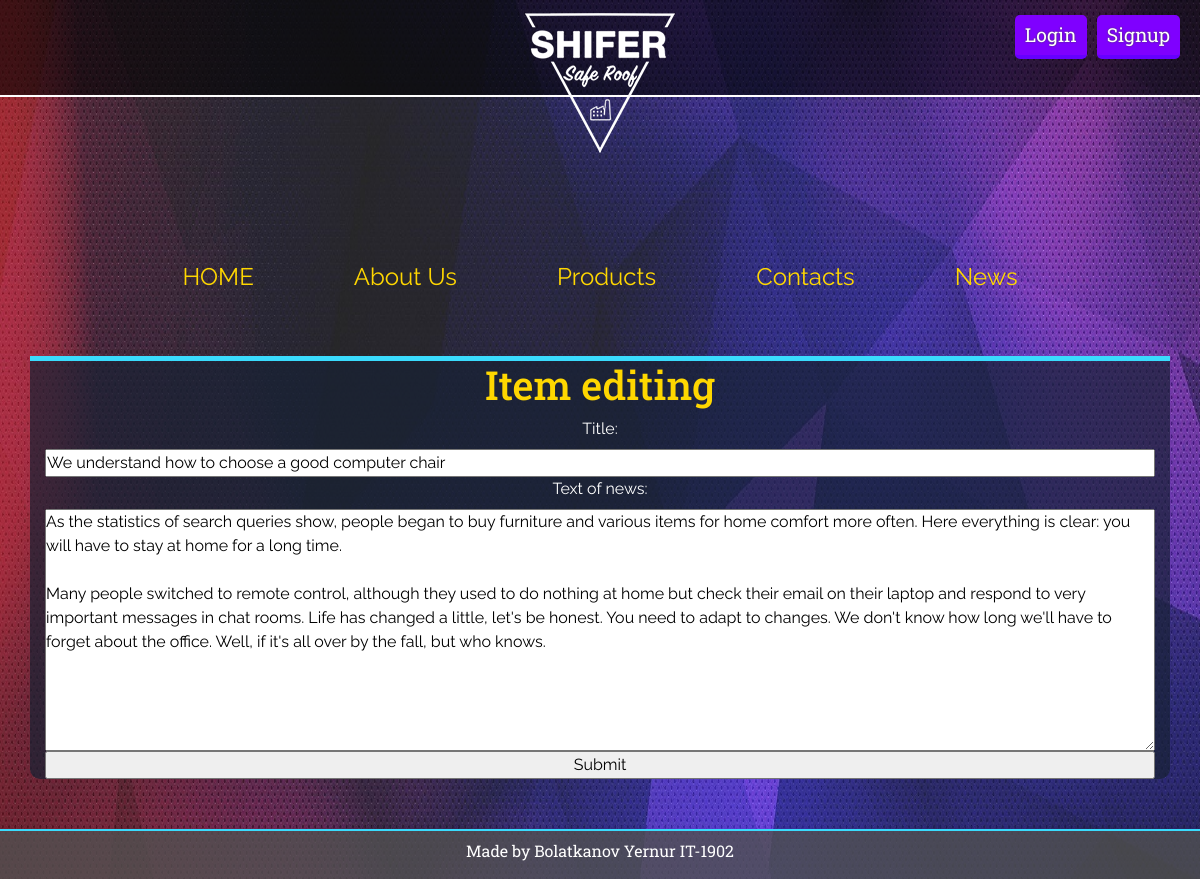
The page /apanel.php?edit=7 on the database its author committed.
### tables this page shows
CREATE TABLE `news` (
  `news_id` int(11) NOT NULL,
  `editor_id` int(11) NOT NULL,
  `n_title` varchar(255) NOT NULL,
  `n_text` text NOT NULL,
  `n_date` date NOT NULL
);

### apanel.php (the view, shortened to what this page needs)
<?php
include "connect.php";
if(isset($_GET['edit'])){
    $id = $_GET['edit'];
    $stmt = $link->prepare("SELECT * FROM news WHERE news_id = ". $id);
	$stmt->execute();
	$res = $stmt->get_result();
    $row = mysqli_fetch_array($res);
}
?>
<!DOCTYPE html>
<html lang="en">
<head>
	<link rel="stylesheet" href="https://stackpath.bootstrapcdn.com/bootstrap/4.4.1/css/bootstrap.min.css">
	<link rel="stylesheet" href="css/news.css?v=<?php echo time(); ?>">
</head>
<body>
	<header>
		<div class="top_line">
			<div><a href="index.php" target="blanck" class="logo"><img src="img/logo.png" alt="logo" title="go home"></a></div>
		</div>
		<p id="day"></p>
		<div class="reg_auth">
            <?php if(!isset($_SESSION['id'])){ ?>
                <a href="login.php"><div class="btn">Login</div></a>
                <a href="reg.php"><div class="btn">Signup</div></a>
            <?php } ?>
		</div>
		<nav>
			<div class="topnav">
				<a href="index.php">HOME</a>
				<a href="about.php">About Us</a>
				<a href="products.php">Products</a>
				<a href="contacts.php">Contacts</a>
				<a href="news.php">News</a>
			</div>
		</nav>
	</header>
	<div class="container">
		<?php if(isset($_GET['edit'])){ ?>
	    <h1>Item editing</h1>
	    <form method="POST" action="apanel.php">
	        <label for="name">Title:</label>
	        <input type="text" name="title" id="name" value="<?php echo $row['n_title'] ?>" required>
	      	<label for="content">Text of news:</label>
            <textarea type="text" name="text" id="content" rows="10" cols="20" required><?php echo $row['n_text'] ?></textarea>
	        <input type="submit" name="esubmit" value="Submit">
	    </form>
	    <?php } if(isset($_GET['add'])){ ?>
	    <h1>News adding</h1>
        <form method="POST" action="apanel.php">
            <label for="heading">Heading of post:</label>
            <input type="text" name="title" id="heading" required>
            <label for="content">Content of post:</label>
            <textarea type="text" name="text" id="content" rows="10" cols="20" required></textarea>
            <label for="date">Date of post:</label>
            <input type="date" name="date" id="date" required>
            <input type="submit" name="submit" value="Submit">
        </form>
	    <?php } ?>
	</div>
	<footer>
		<pre>Made by Bolatkanov Yernur IT-1902</pre>
	</footer>
</body>
</html>

### css/news.css (style rules this page uses)
*::before, *::after { box-sizing: border-box; }
h1 { font-size: 2.5rem; }
h1, h2, h3, h4, h5, h6 { margin-bottom: 0.5rem; font-weight: 500; line-height: 1.2; }
* { margin: 0; padding: 0; }
a { text-decoration: none; }
body { font-family: 'Raleway', sans-serif; background-image: url(../img/back.jpg); background-repeat: no-repeat; background-position: top center; position: relative; background-size: 100% 160%; line-height: 1.5; position: relative; min-height: 100vh; padding-bottom: 100px; }
.top_line { height: 95px; box-shadow: rgb(255, 255, 255) 0 0 0 2px; width: 100%; background-color: rgba(0, 0, 0, 0.6); display: flex; flex-direction: row; justify-content: center; }
.logo img { margin-top: 13px; }
.reg_auth { position: absolute; top: 10px; right: 10px; display: flex; flex-direction: row; }
.btn { float: right; margin-right: 10px; margin-top: 5px; border-radius: 5px; padding: 5px 9px; font-size: 1.2em; background-color: #7f00ff; text-shadow: #454545 0 0 2px; border-bottom: 4px solid rgb(102, 0, 255); font-family: 'Roboto Slab', serif; color: #fff; transition: all.3s ease; }
.topnav { background-color: transparent; font-size: 14px; display: flex; justify-content: center; align-items: center; }
.topnav a { color: #ffd700; text-align: center; padding: 14px 50px; font-size: 24px; text-decoration: none; border-bottom: 2px solid rgba(0,0,0,0); transition: all.3s ease; margin-top: 150px; }
.container { margin-top: 50px; height: auto; background-color: rgba(24, 33, 52, 0.7); text-align: center; box-shadow: 0 -5px 0 #3ADBFD; border-radius: 0 0 10px 10px; max-width: 1140px; margin-left: auto; margin-right: auto; padding-left: 15px; padding-right: 15px; display: flex; flex-direction: column; }
label { color: #fff; }
.container>form { display: flex; flex-direction: column; }
footer { display: flex; justify-content: center; align-items: flex-end; min-height: 50px; border-top: 2px solid rgb(58, 219, 253); width: 100%; background-color: rgba(80, 80, 80, 0.8); position: absolute; bottom: 0; }
footer pre { font-family: 'Roboto Slab', serif; color: #fff; font-size: 1em; }
#day { position: absolute; top: 10px; left: 10px; font-family: 'Raleway', sans-serif; color: #fff; padding: 10px; }
h1 { text-align: center; font-size: 2.5em; font-family: 'Roboto Slab', serif; color: #ffd700; }

### rows shown on the page
news: title "We understand how to choose a good computer chair", text "As the statistics of search queries show, people began to buy furniture and various items for home comfort more often. Here everything is clear: you will have to stay at home for a long time. Many people switched to remote control, although they used to do nothing at home but check their email on their laptop and respond to very important messages in chat rooms. Life has changed a little, let's be honest. You need to adapt to changes. We don't know how long we'll have to forget about the office. Well, if it's all over by the fall, but who knows."
